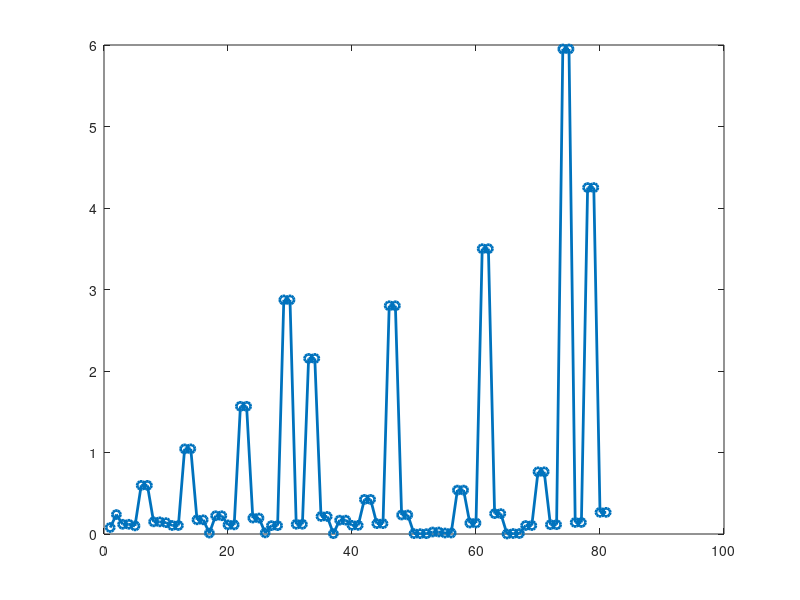

Reproduce this figure in MATLAB.
clear; close all;
c=zeros(25,1);
% L = 0
c(1) = 1/4 * 1/pi;
% L = 1
c(2) = 1/4 * 3/pi;
c(3) = 1/4 * 3/pi/2;
c(4) = c(3);
% L = 2
c(5) = 1/16 * 5/pi;
c(6) = 1/4 * 15/pi/2;
c(7) = c(6);
c(8) = 1/16 * 15/pi/2;
c(9) = c(8);
% L = 3
c(10) = 1/16 * 7/pi;
c(11) = 1/64 * 21/pi;
c(12) = c(11);
c(13) = 1/16 * 105/pi/2;
c(14) = c(13);
c(15) = 1/64 * 35/pi;
c(16) = c(15);
% L = 4
c(17) = (3/16)^2 * 1/pi;
c(18) = (3/8)^2 * 5/pi;
c(19) = c(18);
c(20) = (3/8)^2 * 5/pi/2;
c(21) = c(20);
c(22) = (3/8)^2 * 35/pi;
c(23) = c(22);
c(24) = (3/16)^2 * 35/pi/2;
c(25) = c(24);

% L = 5
c(26) = (1/16)^2 * 11/pi;
c(27) = (1/16)^2 * 165/pi/2;
c(28) = c(27);
c(29) = (1/8)^2 * 1155/pi/2;
c(30) = c(29);
c(31) = (1/32)^2 * 385/pi;
c(32) = c(31);
c(33) = (3/16)^2 * 385/pi/2;
c(34) = c(33);
c(35) = (3/32)^2 * 77/pi;
c(36) = c(35);


% L = 6
c(37) = (1/32)^2 * 13/pi;
c(38) = (1/16)^2 * 273/pi/2;
c(39) = c(38);
c(40) = (1/64)^2 * 1365/pi;
c(41) = c(40);
c(42) = (1/32)^2 * 1365/pi;
c(43) = c(42);
c(44) = (3/32)^2 * 91/pi/2;
c(45) = c(44);
c(46) = (3/32)^2 * 1001/pi;
c(47) = c(46);
c(48) = (1/64)^2 * 3003/pi;
c(49) = c(48);

% L = 7
c(50) = (1/32)^2 * 15/pi;
c(51) = (1/64)^2 * 105/pi/2;
c(52) = c(51);
c(53) = (3/64)^2 * 35/pi;
c(54) = c(53);
c(55) = (3/64)^2 * 35/pi/2;
c(56) = c(55);
c(57) = (3/32)^2 * 385/pi/2;
c(58) = c(57);
c(59) = (3/64)^2 * 385/pi/2;
c(60) = c(59);
c(61) = (3/64)^2 * 5005/pi;
c(62) = c(61);
c(63) = (3/64)^2 * 715/pi/2;
c(64) = c(63);

% L = 8
c(65) = (1/256)^2 * 17/pi;
c(66) = (3/64)^2 * 17/pi/2;
c(67) = c(66);
c(68) = (3/128)^2 * 595/pi;
c(69) = c(68);
c(70) = (1/64)^2 * 19635/pi/2;
c(71) = c(70);
c(72) = (3/128)^2 * 1309/pi/2;
c(73) = c(72);
c(74) = (3/64)^2 * 17017/pi/2;
c(75) = c(74);
c(76) = (1/128)^2 * 7293/pi;
c(77) = c(76);
c(78) = (3/64)^2 * 12155/pi/2;
c(79) = c(78);
c(80) = (3/256)^2 * 12155/pi/2;
c(81) = c(80);

format long;
disp(c);

figure;
plot(c,'o-','linewidth',2);

